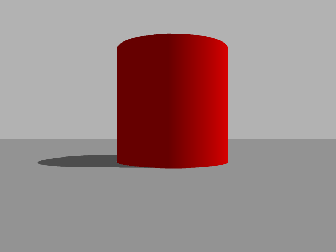
#> input picture lab3/test_red.png, 336 x 252 px, found by its file name
$ python find_red.py
#> lines starting #> are read from the running program, lines starting #| are printed output that depends on the picture; after the words box and inside, x2 and y2 are one past the last pixel; in counts of white or black regions, pixels touching at a corner belong together; long printed decimals are rounded
#> further down, img is the input picture: shape (252, 336, 3); mean B, G, R 134.2, 134.2, 156.4
#!/usr/bin/env python
import cv2
import numpy as np

import os
import sys

def find_red(image):
    (rows, cols, channels) = image.shape
#> rows = 252; cols = 336; channels = 3
    r,g,b = cv2.split(image)
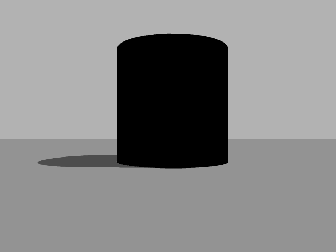
#> r: shape (252, 336); min 0, max 178, mean 134.2
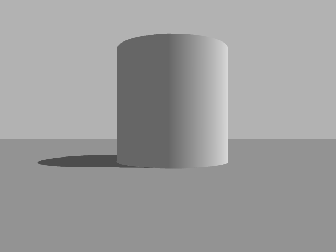
#> b: shape (252, 336); min 77, max 216, mean 156.4
    thresh = 1
    retval, binary = cv2.threshold(g, thresh, 255, cv2.THRESH_BINARY_INV)
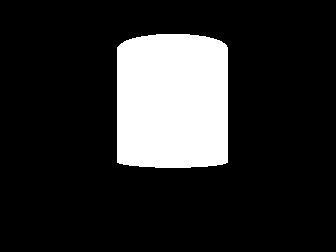
#> binary: shape (252, 336); 17% white; 1 white region, box (x1, y1, x2, y2) and area: (117, 34, 228, 168) 14389
#> retval = 1
    loc = np.zeros(r.shape, dtype="uint8")
    loc = cv2.findNonZero(binary)
#> loc = contour of 14389 points, box (x1, y1, x2, y2) (117, 34, 228, 168), area 124
    cx = np.sum(loc[:,0,0]) / loc.shape[0]
#> cx = 172.1
    cy = np.sum(loc[:,0,1]) / loc.shape[0]
#> cy = 101.3
    print((cx,cy))
#| (172.051, 101.253)
    return cx, cy

if __name__ == '__main__':

    if len(sys.argv) > 1:
        filename = sys.argv[1]
    else:
        filename = 'test_red.png'
        filename = os.path.join(
            os.getenv("HOME"), 'turtlebot_photos', filename)

    # Show the image under test
    print('Showing %s' % filename)
    img = cv2.imread(filename)
    # Show where the center of the red object is
    cx, cy = find_red(img)
#> cx = 172.1; cy = 101.3
    cv2.circle(img, (cx, cy), 10, 255)
#> img: shape (252, 336, 3); 0.07% of pixels changed, all inside (x1, y1, x2, y2) = (162, 91, 183, 112)
    cv2.imshow("My First Red Object", img)
    # Timeout after 5 seconds
    while cv2.waitKey(5) > 0: pass
#> (key Esc is pressed here)
#> (key Enter is pressed here)
